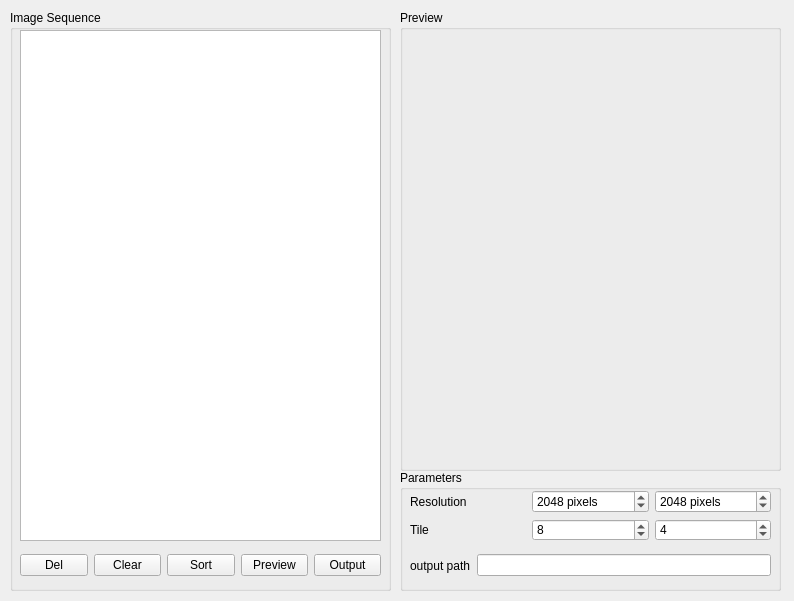
<?xml version="1.0" encoding="UTF-8"?>
<ui version="4.0">
 <class>ImagePuzzle</class>
 <widget class="QWidget" name="ImagePuzzle">
  <property name="geometry">
   <rect>
    <x>0</x>
    <y>0</y>
    <width>794</width>
    <height>601</height>
   </rect>
  </property>
  <property name="windowTitle">
   <string>ImagePuzzle</string>
  </property>
  <widget class="QGroupBox" name="groupBox">
   <property name="geometry">
    <rect>
     <x>400</x>
     <y>470</y>
     <width>381</width>
     <height>121</height>
    </rect>
   </property>
   <property name="title">
    <string>Parameters</string>
   </property>
   <widget class="QWidget" name="gridLayoutWidget">
    <property name="geometry">
     <rect>
      <x>10</x>
      <y>20</y>
      <width>361</width>
      <height>51</height>
     </rect>
    </property>
    <layout class="QGridLayout" name="gridLayout">
     <item row="0" column="2">
      <widget class="QSpinBox" name="resY">
       <property name="suffix">
        <string> pixels</string>
       </property>
       <property name="minimum">
        <number>16</number>
       </property>
       <property name="maximum">
        <number>40000</number>
       </property>
       <property name="value">
        <number>2048</number>
       </property>
      </widget>
     </item>
     <item row="0" column="1">
      <widget class="QSpinBox" name="resX">
       <property name="suffix">
        <string> pixels</string>
       </property>
       <property name="minimum">
        <number>16</number>
       </property>
       <property name="maximum">
        <number>40000</number>
       </property>
       <property name="value">
        <number>2048</number>
       </property>
      </widget>
     </item>
     <item row="1" column="0">
      <widget class="QLabel" name="label_4">
       <property name="text">
        <string>Tile</string>
       </property>
      </widget>
     </item>
     <item row="1" column="2">
      <widget class="QSpinBox" name="tileY">
       <property name="minimum">
        <number>1</number>
       </property>
       <property name="maximum">
        <number>100</number>
       </property>
       <property name="value">
        <number>4</number>
       </property>
      </widget>
     </item>
     <item row="1" column="1">
      <widget class="QSpinBox" name="tileX">
       <property name="minimum">
        <number>1</number>
       </property>
       <property name="maximum">
        <number>100</number>
       </property>
       <property name="value">
        <number>8</number>
       </property>
      </widget>
     </item>
     <item row="0" column="0">
      <widget class="QLabel" name="label">
       <property name="text">
        <string>Resolution</string>
       </property>
      </widget>
     </item>
    </layout>
   </widget>
   <widget class="QWidget" name="horizontalLayoutWidget_2">
    <property name="geometry">
     <rect>
      <x>10</x>
      <y>80</y>
      <width>361</width>
      <height>31</height>
     </rect>
    </property>
    <layout class="QHBoxLayout" name="horizontalLayout_3">
     <item>
      <widget class="QLabel" name="label_5">
       <property name="text">
        <string>output path</string>
       </property>
      </widget>
     </item>
     <item>
      <widget class="QLineEdit" name="outputPath"/>
     </item>
    </layout>
   </widget>
  </widget>
  <widget class="QGroupBox" name="groupBox_2">
   <property name="geometry">
    <rect>
     <x>400</x>
     <y>10</y>
     <width>381</width>
     <height>461</height>
    </rect>
   </property>
   <property name="title">
    <string>Preview</string>
   </property>
   <widget class="QLabel" name="labelPreview">
    <property name="geometry">
     <rect>
      <x>10</x>
      <y>20</y>
      <width>361</width>
      <height>421</height>
     </rect>
    </property>
    <property name="text">
     <string/>
    </property>
   </widget>
  </widget>
  <widget class="QGroupBox" name="groupBox_3">
   <property name="geometry">
    <rect>
     <x>10</x>
     <y>10</y>
     <width>381</width>
     <height>581</height>
    </rect>
   </property>
   <property name="title">
    <string>Image Sequence</string>
   </property>
   <widget class="QListWidget" name="listWidget">
    <property name="geometry">
     <rect>
      <x>10</x>
      <y>20</y>
      <width>361</width>
      <height>511</height>
     </rect>
    </property>
   </widget>
   <widget class="QWidget" name="horizontalLayoutWidget">
    <property name="geometry">
     <rect>
      <x>10</x>
      <y>540</y>
      <width>361</width>
      <height>31</height>
     </rect>
    </property>
    <layout class="QHBoxLayout" name="horizontalLayout">
     <item>
      <widget class="QPushButton" name="btnDel">
       <property name="text">
        <string>Del</string>
       </property>
      </widget>
     </item>
     <item>
      <widget class="QPushButton" name="btnClear">
       <property name="text">
        <string>Clear</string>
       </property>
      </widget>
     </item>
     <item>
      <widget class="QPushButton" name="sortBtn">
       <property name="text">
        <string>Sort</string>
       </property>
      </widget>
     </item>
     <item>
      <widget class="QPushButton" name="previewBtn">
       <property name="text">
        <string>Preview</string>
       </property>
      </widget>
     </item>
     <item>
      <widget class="QPushButton" name="btnOutput">
       <property name="text">
        <string>Output</string>
       </property>
      </widget>
     </item>
    </layout>
   </widget>
  </widget>
 </widget>
 <resources/>
 <connections/>
</ui>
